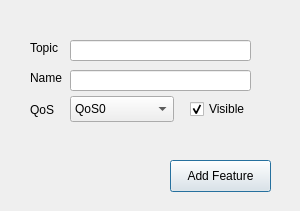
<?xml version="1.0" encoding="UTF-8"?>
<ui version="4.0">
 <class>tlAddFeature</class>
 <widget class="QDialog" name="tlAddFeature">
  <property name="geometry">
   <rect>
    <x>0</x>
    <y>0</y>
    <width>300</width>
    <height>211</height>
   </rect>
  </property>
  <property name="sizePolicy">
   <sizepolicy hsizetype="Preferred" vsizetype="Preferred">
    <horstretch>0</horstretch>
    <verstretch>0</verstretch>
   </sizepolicy>
  </property>
  <property name="maximumSize">
   <size>
    <width>300</width>
    <height>16777215</height>
   </size>
  </property>
  <property name="windowTitle">
   <string>Add Feature</string>
  </property>
  <widget class="QLabel" name="setTopicLabel">
   <property name="geometry">
    <rect>
     <x>30</x>
     <y>40</y>
     <width>41</width>
     <height>16</height>
    </rect>
   </property>
   <property name="toolTip">
    <string>&lt;html&gt;&lt;head/&gt;&lt;body&gt;&lt;p&gt;Enter the MQTT Topic pattern - see http://mosquitto.org/man/mqtt-7.html&lt;/p&gt;&lt;/body&gt;&lt;/html&gt;</string>
   </property>
   <property name="text">
    <string>Topic</string>
   </property>
  </widget>
  <widget class="QPushButton" name="buttonAdd">
   <property name="geometry">
    <rect>
     <x>170</x>
     <y>160</y>
     <width>101</width>
     <height>32</height>
    </rect>
   </property>
   <property name="text">
    <string>Add Feature</string>
   </property>
  </widget>
  <widget class="QComboBox" name="selectQoS">
   <property name="geometry">
    <rect>
     <x>70</x>
     <y>96</y>
     <width>104</width>
     <height>26</height>
    </rect>
   </property>
   <property name="toolTip">
    <string>&lt;html&gt;&lt;head/&gt;&lt;body&gt;&lt;p&gt;Granted QoS (Not implemented by Mosquitto Library yet)&lt;/p&gt;&lt;/body&gt;&lt;/html&gt;</string>
   </property>
   <item>
    <property name="text">
     <string>QoS0</string>
    </property>
   </item>
   <item>
    <property name="text">
     <string>QoS1</string>
    </property>
   </item>
   <item>
    <property name="text">
     <string>QoS2</string>
    </property>
   </item>
  </widget>
  <widget class="QLabel" name="selectQoSLabel">
   <property name="geometry">
    <rect>
     <x>30</x>
     <y>100</y>
     <width>51</width>
     <height>20</height>
    </rect>
   </property>
   <property name="toolTip">
    <string>&lt;html&gt;&lt;head/&gt;&lt;body&gt;&lt;p&gt;Devices require a custom name and must be assigned a type&lt;/p&gt;&lt;p&gt;The name will form the basis of the MQTT Topic that gets piublished.&lt;/p&gt;&lt;p&gt;For example Water Tank 1 will be converteed to the Topic name /digisense/water/tank/1&lt;/p&gt;&lt;/body&gt;&lt;/html&gt;</string>
   </property>
   <property name="text">
    <string>QoS</string>
   </property>
  </widget>
  <widget class="QCheckBox" name="chkBoxVisible">
   <property name="geometry">
    <rect>
     <x>190</x>
     <y>100</y>
     <width>85</width>
     <height>18</height>
    </rect>
   </property>
   <property name="toolTip">
    <string>&lt;html&gt;&lt;head/&gt;&lt;body&gt;&lt;p&gt;Display on layer, or access only via the Features list available Broker Settings or by double clicking on the Layer Group Name)&lt;/p&gt;&lt;/body&gt;&lt;/html&gt;</string>
   </property>
   <property name="text">
    <string>Visible</string>
   </property>
   <property name="checked">
    <bool>true</bool>
   </property>
  </widget>
  <widget class="QLineEdit" name="setTopic">
   <property name="geometry">
    <rect>
     <x>70</x>
     <y>40</y>
     <width>181</width>
     <height>21</height>
    </rect>
   </property>
   <property name="toolTip">
    <string>&lt;html&gt;&lt;head/&gt;&lt;body&gt;&lt;p&gt;Enter the MQTT Topic pattern - see http://mosquitto.org/man/mqtt-7.html&lt;/p&gt;&lt;/body&gt;&lt;/html&gt;</string>
   </property>
  </widget>
  <widget class="QLineEdit" name="setName">
   <property name="geometry">
    <rect>
     <x>70</x>
     <y>70</y>
     <width>181</width>
     <height>21</height>
    </rect>
   </property>
   <property name="toolTip">
    <string>&lt;html&gt;&lt;head/&gt;&lt;body&gt;&lt;p&gt;Enter the MQTT Topic pattern - see http://mosquitto.org/man/mqtt-7.html&lt;/p&gt;&lt;/body&gt;&lt;/html&gt;</string>
   </property>
  </widget>
  <widget class="QLabel" name="setNameLabel">
   <property name="geometry">
    <rect>
     <x>30</x>
     <y>70</y>
     <width>41</width>
     <height>16</height>
    </rect>
   </property>
   <property name="toolTip">
    <string>&lt;html&gt;&lt;head/&gt;&lt;body&gt;&lt;p&gt;Enter the MQTT Topic pattern - see http://mosquitto.org/man/mqtt-7.html&lt;/p&gt;&lt;/body&gt;&lt;/html&gt;</string>
   </property>
   <property name="text">
    <string>Name</string>
   </property>
  </widget>
 </widget>
 <resources/>
 <connections/>
</ui>
